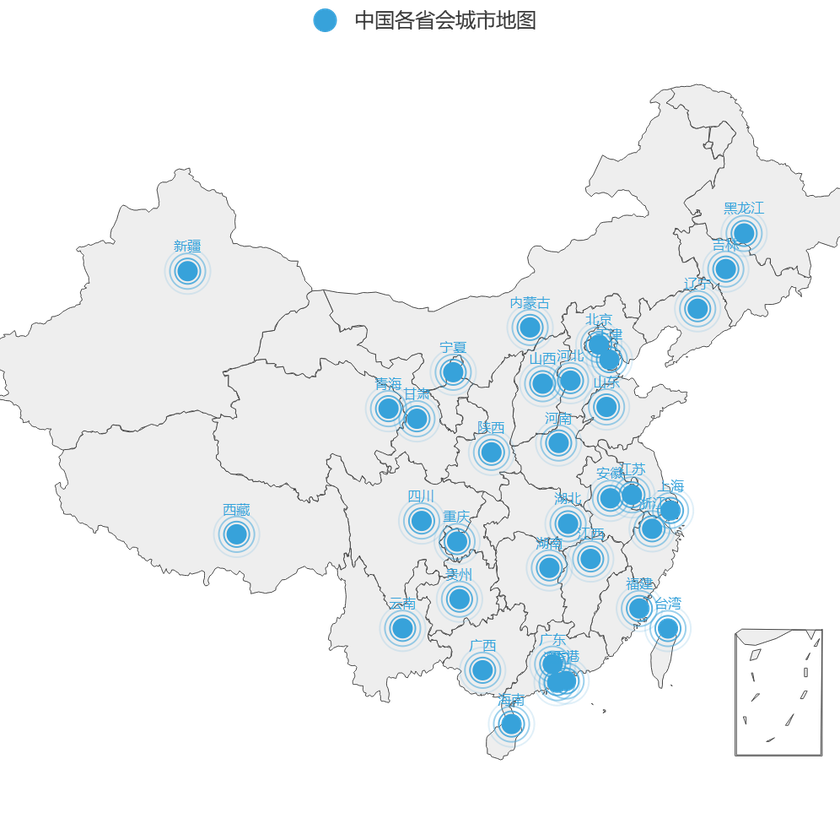
#> input picture map_marked_sdd.png, 840 x 840 px, shrunk from 996 x 995 before the run
$ jupyter execute --allow-errors SA.ipynb   (shell and % lines are left out)
#> lines starting #> are read from the running program, lines starting #| are printed output that depends on the picture
[cell 1]
import numpy as np
import matplotlib.pyplot as plt
import math
import pandas as pd
plt.rcParams['font.sans-serif'] = ['SimHei']
plt.rcParams['axes.unicode_minus'] = False

[cell 2]
china_city = []
china_city_position = []

#> (a cell that did not finish here is left out)

[cell 4]
dict = {}
#> (the rest of this cell did not finish here and is left out)

[cell 5]
plt.figure(figsize=(16,16))

img = plt.imread("map_marked_sdd.png")
#> img is the input picture: shape (840, 840, 4) float32; mean R, G, B, A 0.326, 0.341, 0.349, 0.38
plt.imshow(img,extent=[80,130,0,50])
my_x_ticks = np.arange(80,130,1)
my_y_ticks = np.arange(0,50,1)
# plt.xticks(my_x_ticks)
# plt.yticks(my_y_ticks)
#> (the rest of this cell did not finish here and is left out)

[cell 6]
#!/usr/bin/env python3
# -*- coding: utf-8 -*-


city_num = len(china_city)  # 城市的数量
C = np.array(china_city_position) # 传入的经纬度

best_iter = []
###############相关函数：距离和亲和度函数（路程） 路径画图函数################

####.函数：计算城市之间的距离
# [72 lines left out: functions calculate_distance, fitness_func, plot_tsp, getNewPath, not called in this run]

#############模拟退火算法开始############

#> (the rest of this cell did not finish here and is left out)

[cell 7]
plt.plot(best_iter)
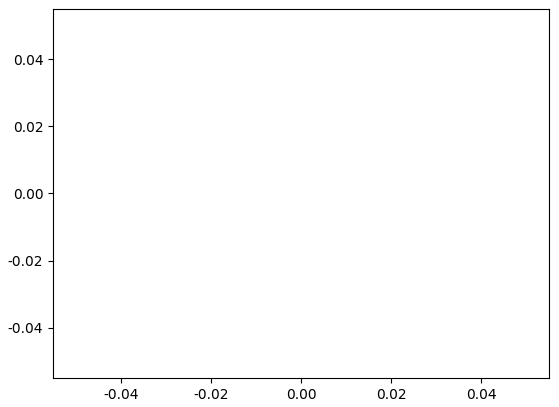
#> figure drawn by matplotlib, 1 panel
